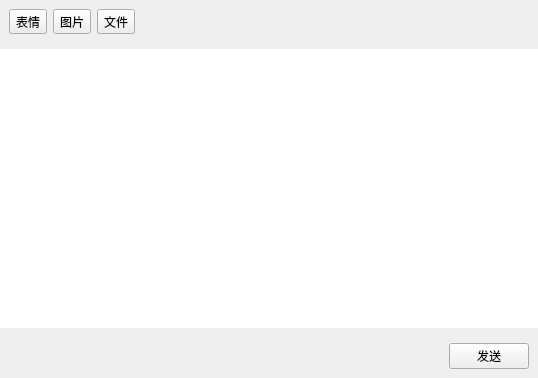
<?xml version="1.0" encoding="UTF-8"?>
<ui version="4.0">
 <class>MsgSendContainer</class>
 <widget class="QWidget" name="MsgSendContainer">
  <property name="geometry">
   <rect>
    <x>0</x>
    <y>0</y>
    <width>538</width>
    <height>378</height>
   </rect>
  </property>
  <layout class="QVBoxLayout" name="verticalLayout">
   <property name="spacing">
    <number>6</number>
   </property>
   <property name="leftMargin">
    <number>0</number>
   </property>
   <property name="topMargin">
    <number>0</number>
   </property>
   <property name="rightMargin">
    <number>0</number>
   </property>
   <property name="bottomMargin">
    <number>0</number>
   </property>
   <item>
    <widget class="QWidget" name="chatToolBar" native="true">
     <layout class="QHBoxLayout" name="horizontalLayout_2">
      <item>
       <widget class="QToolButton" name="btnFace">
        <property name="toolTip">
         <string>表情</string>
        </property>
        <property name="text">
         <string>表情</string>
        </property>
        <property name="checkable">
         <bool>true</bool>
        </property>
       </widget>
      </item>
      <item>
       <widget class="QToolButton" name="btnOpenPic">
        <property name="toolTip">
         <string>发送图片</string>
        </property>
        <property name="text">
         <string>图片</string>
        </property>
       </widget>
      </item>
      <item>
       <widget class="QToolButton" name="btnOpenFile">
        <property name="toolTip">
         <string>发送文件</string>
        </property>
        <property name="text">
         <string>文件</string>
        </property>
       </widget>
      </item>
      <item>
       <spacer name="horizontalSpacer_2">
        <property name="orientation">
         <enum>Qt::Horizontal</enum>
        </property>
        <property name="sizeHint" stdset="0">
         <size>
          <width>40</width>
          <height>20</height>
         </size>
        </property>
       </spacer>
      </item>
     </layout>
    </widget>
   </item>
   <item>
    <widget class="QStackedWidget" name="stackedWidget">
     <property name="currentIndex">
      <number>1</number>
     </property>
     <widget class="QWidget" name="defaultPage">
      <layout class="QVBoxLayout" name="verticalLayout_2">
       <property name="spacing">
        <number>0</number>
       </property>
       <property name="leftMargin">
        <number>0</number>
       </property>
       <property name="topMargin">
        <number>0</number>
       </property>
       <property name="rightMargin">
        <number>0</number>
       </property>
       <property name="bottomMargin">
        <number>0</number>
       </property>
       <item>
        <widget class="QLabel" name="lbDisabledDesc">
         <property name="text">
          <string/>
         </property>
         <property name="alignment">
          <set>Qt::AlignCenter</set>
         </property>
        </widget>
       </item>
      </layout>
     </widget>
     <widget class="QWidget" name="sendPage">
      <layout class="QVBoxLayout" name="verticalLayout_3">
       <property name="spacing">
        <number>0</number>
       </property>
       <property name="leftMargin">
        <number>0</number>
       </property>
       <property name="topMargin">
        <number>0</number>
       </property>
       <property name="rightMargin">
        <number>0</number>
       </property>
       <property name="bottomMargin">
        <number>0</number>
       </property>
       <item>
        <widget class="ChatInputEdit" name="msgSendWidget">
         <property name="cursor" stdset="0">
          <cursorShape>IBeamCursor</cursorShape>
         </property>
         <property name="frameShape">
          <enum>QFrame::NoFrame</enum>
         </property>
         <property name="undoRedoEnabled">
          <bool>true</bool>
         </property>
         <property name="readOnly">
          <bool>false</bool>
         </property>
         <property name="textInteractionFlags">
          <set>Qt::LinksAccessibleByKeyboard|Qt::LinksAccessibleByMouse|Qt::TextBrowserInteraction|Qt::TextEditable|Qt::TextEditorInteraction|Qt::TextSelectableByKeyboard|Qt::TextSelectableByMouse</set>
         </property>
         <property name="openLinks">
          <bool>false</bool>
         </property>
        </widget>
       </item>
      </layout>
     </widget>
    </widget>
   </item>
   <item>
    <widget class="QWidget" name="widget_2" native="true">
     <layout class="QHBoxLayout" name="horizontalLayout_3">
      <item>
       <spacer name="horizontalSpacer_3">
        <property name="orientation">
         <enum>Qt::Horizontal</enum>
        </property>
        <property name="sizeHint" stdset="0">
         <size>
          <width>384</width>
          <height>20</height>
         </size>
        </property>
       </spacer>
      </item>
      <item>
       <widget class="QPushButton" name="btnSendMsg">
        <property name="text">
         <string>发送</string>
        </property>
       </widget>
      </item>
     </layout>
    </widget>
   </item>
  </layout>
 </widget>
 <customwidgets>
  <customwidget>
   <class>ChatInputEdit</class>
   <extends>QTextBrowser</extends>
   <header>ChatInputEdit.h</header>
  </customwidget>
 </customwidgets>
 <resources/>
 <connections/>
</ui>
